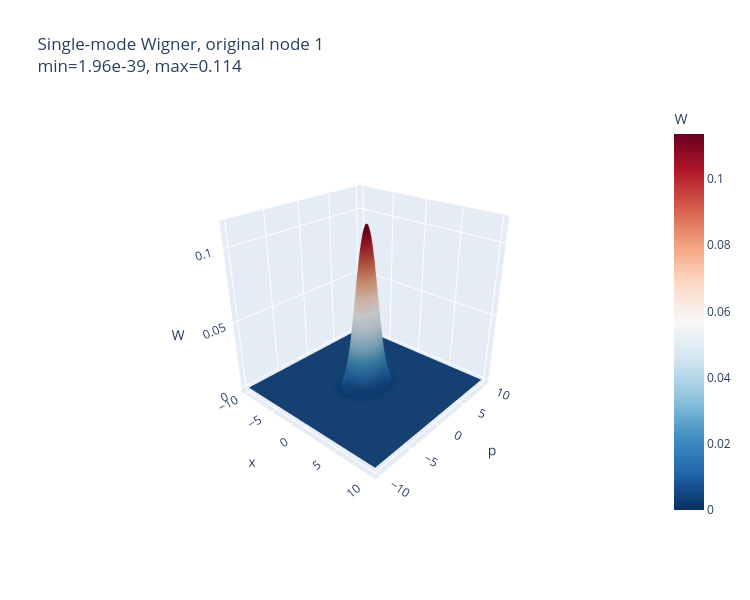

This figure's notebook cell:
### Code cell
# ============================================================
# Interactive single-mode Wigner plot
# Case b: deletion 먼저, photon subtraction 나중
#
# Inputs:
#   V_R_post, A_R_post, R0
#
# ordering:
#   q_R = (x_R, p_R)
# ============================================================

R_labels = list(R0 + 1)
r = len(R_labels)

for local_node in range(1, r + 1):
    original_node = R_labels[local_node - 1]

    X, P, W, V1, A1 = plot_single_mode_wigner_interactive(
        V_R_post,
        A_R_post,
        node=local_node,
        m_eff=r,
        original_label=original_node,
        xlim=10,
        n=160
    )

### Figure 1 — Plotly figure (JSON) as saved in the notebook; plotly's stock layout.template omitted (floating-point values rounded to 4 significant figures; data arrays with more than 128 entries replaced by an {"elided": "..."} marker saying what was removed)
{"data": [{"colorbar": {"title": {"text": "W"}}, "colorscale": [[0, "rgb(103,0,31)"], [0.1, "rgb(178,24,43)"], [0.2, "rgb(214,96,77)"], [0.3, "rgb(244,165,130)"], [0.4, "rgb(253,219,199)"], [0.5, "rgb(247,247,247)"], [0.6, "rgb(209,229,240)"], [0.7, "rgb(146,197,222)"], [0.8, "rgb(67,147,195)"], [0.9, "rgb(33,102,172)"], [1, "rgb(5,48,97)"]], "reversescale": true, "type": "surface", "x": {"elided": "160x160 float values"}, "y": {"elided": "160x160 float values"}, "z": {"elided": "160x160 float values"}}], "layout": {"height": 600, "scene": {"camera": {"eye": {"x": 1.6, "y": -1.8, "z": 1.2}}, "xaxis": {"title": {"text": "x"}}, "yaxis": {"title": {"text": "p"}}, "zaxis": {"title": {"text": "W"}}}, "title": {"text": "Single-mode Wigner, original node 1<br>min=1.96e-39, max=0.114"}, "width": 750}}
